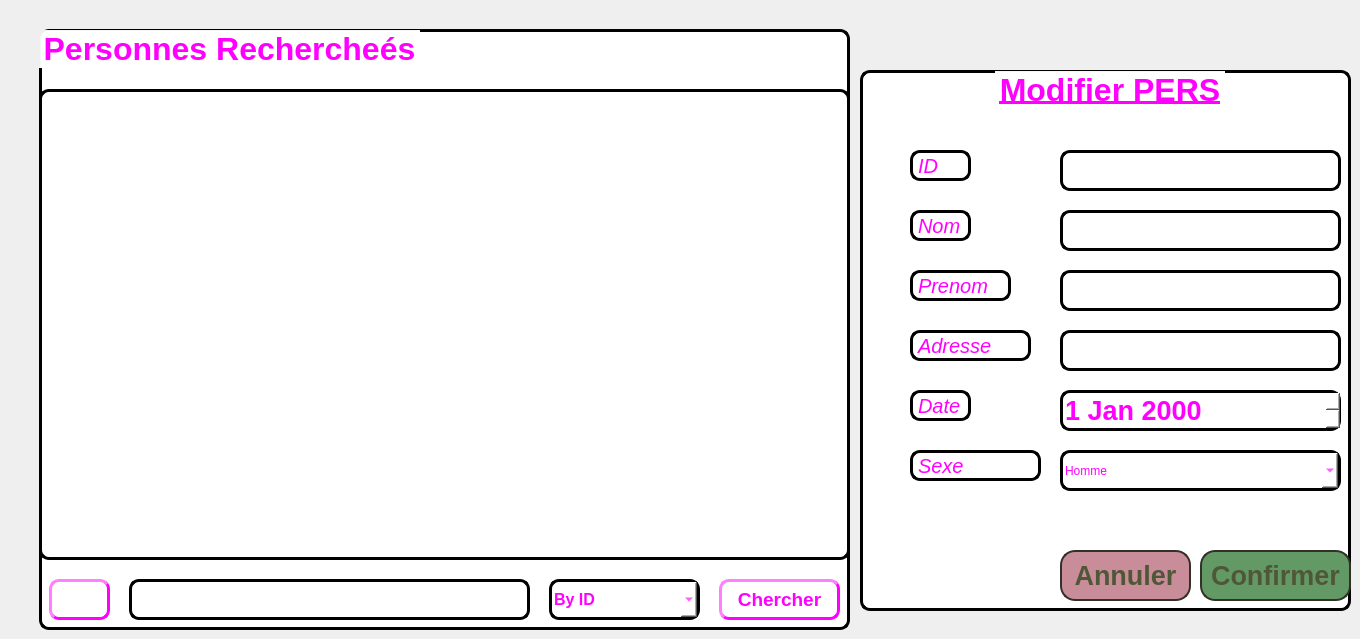
    <widget class="QWidget" name="modifier_page6">
     <widget class="QGroupBox" name="groupBox_96">
      <property name="geometry">
       <rect>
        <x>860</x>
        <y>70</y>
        <width>491</width>
        <height>541</height>
       </rect>
      </property>
      <property name="font">
       <font>
        <pointsize>24</pointsize>
        <weight>75</weight>
        <bold>true</bold>
        <underline>true</underline>
        <stylestrategy>PreferDefault</stylestrategy>
       </font>
      </property>
      <property name="styleSheet">
       <string notr="true">background-color:white; 
color: rgb(255, 0, 255);
border-style:outset ; 
border-width:3px ; 
border-radius:10px;</string>
      </property>
      <property name="title">
       <string>Modifier PERS</string>
      </property>
      <property name="alignment">
       <set>Qt::AlignCenter</set>
      </property>
      <property name="flat">
       <bool>true</bool>
      </property>
      <property name="checkable">
       <bool>false</bool>
      </property>
      <widget class="QPushButton" name="annuler_M6">
       <property name="geometry">
        <rect>
         <x>200</x>
         <y>480</y>
         <width>131</width>
         <height>51</height>
        </rect>
       </property>
       <property name="font">
        <font>
         <family>MS UI Gothic</family>
         <pointsize>20</pointsize>
         <weight>75</weight>
         <bold>true</bold>
         <underline>false</underline>
         <strikeout>false</strikeout>
         <kerning>true</kerning>
        </font>
       </property>
       <property name="styleSheet">
        <string notr="true">box-shadow: 0px 1px 0px 0px #1c1b18;
	background:linear-gradient(to bottom, #eae0c2 5%, #ccc2a6 100%);
	background-color:#c88d98;
	border-radius:15px;
	border:2px solid #333029;
	display:inline-block;
	cursor:pointer;
	color:#505739;
	font-weight:bold;
	padding:0px 0 px;
	text-decoration:none;
	text-shadow:0px 1px 0px #ffffff;</string>
       </property>
       <property name="text">
        <string>Annuler</string>
       </property>
      </widget>
      <widget class="QPushButton" name="confirmerM_R6">
       <property name="geometry">
        <rect>
         <x>340</x>
         <y>480</y>
         <width>151</width>
         <height>51</height>
        </rect>
       </property>
       <property name="font">
        <font>
         <family>MS UI Gothic</family>
         <pointsize>20</pointsize>
         <weight>75</weight>
         <bold>true</bold>
         <underline>false</underline>
         <strikeout>false</strikeout>
         <kerning>true</kerning>
        </font>
       </property>
       <property name="styleSheet">
        <string notr="true">box-shadow: 0px 1px 0px 0px #1c1b18;
	background:linear-gradient(to bottom, #eae0c2 5%, #ccc2a6 100%);
	background-color:#639965;
	border-radius:15px;
	border:2px solid #333029;
	display:inline-block;
	cursor:pointer;
	color:#505739;
	font-weight:bold;
	padding:0px 0 px;
	text-decoration:none;
	text-shadow:0px 1px 0px #ffffff;</string>
       </property>
       <property name="text">
        <string>Confirmer</string>
       </property>
      </widget>
      <widget class="QLabel" name="label_66">
       <property name="geometry">
        <rect>
         <x>50</x>
         <y>260</y>
         <width>121</width>
         <height>31</height>
        </rect>
       </property>
       <property name="font">
        <font>
         <pointsize>15</pointsize>
         <weight>50</weight>
         <italic>true</italic>
         <bold>false</bold>
         <underline>false</underline>
         <stylestrategy>PreferDefault</stylestrategy>
        </font>
       </property>
       <property name="text">
        <string>Adresse</string>
       </property>
      </widget>
      <widget class="QLabel" name="label_76">
       <property name="geometry">
        <rect>
         <x>50</x>
         <y>200</y>
         <width>101</width>
         <height>31</height>
        </rect>
       </property>
       <property name="font">
        <font>
         <pointsize>15</pointsize>
         <weight>50</weight>
         <italic>true</italic>
         <bold>false</bold>
         <underline>false</underline>
         <stylestrategy>PreferDefault</stylestrategy>
        </font>
       </property>
       <property name="text">
        <string>Prenom</string>
       </property>
      </widget>
      <widget class="QDateEdit" name="dateEdit_dateA_26">
       <property name="geometry">
        <rect>
         <x>200</x>
         <y>320</y>
         <width>281</width>
         <height>41</height>
        </rect>
       </property>
       <property name="font">
        <font>
         <family>MS UI Gothic</family>
         <pointsize>20</pointsize>
         <weight>75</weight>
         <bold>true</bold>
         <underline>false</underline>
         <stylestrategy>PreferDefault</stylestrategy>
        </font>
       </property>
      </widget>
      <widget class="QLabel" name="label_86">
       <property name="geometry">
        <rect>
         <x>50</x>
         <y>380</y>
         <width>131</width>
         <height>31</height>
        </rect>
       </property>
       <property name="font">
        <font>
         <pointsize>15</pointsize>
         <weight>50</weight>
         <italic>true</italic>
         <bold>false</bold>
         <underline>false</underline>
         <stylestrategy>PreferDefault</stylestrategy>
        </font>
       </property>
       <property name="text">
        <string>Sexe</string>
       </property>
      </widget>
      <widget class="QLineEdit" name="name_line_26">
       <property name="geometry">
        <rect>
         <x>200</x>
         <y>140</y>
         <width>281</width>
         <height>41</height>
        </rect>
       </property>
       <property name="font">
        <font>
         <family>MS UI Gothic</family>
         <pointsize>20</pointsize>
         <weight>50</weight>
         <bold>false</bold>
         <underline>false</underline>
         <stylestrategy>PreferDefault</stylestrategy>
        </font>
       </property>
      </widget>
      <widget class="QLabel" name="label_126">
       <property name="geometry">
        <rect>
         <x>50</x>
         <y>140</y>
         <width>61</width>
         <height>31</height>
        </rect>
       </property>
       <property name="font">
        <font>
         <pointsize>15</pointsize>
         <weight>50</weight>
         <italic>true</italic>
         <bold>false</bold>
         <underline>false</underline>
         <stylestrategy>PreferDefault</stylestrategy>
        </font>
       </property>
       <property name="text">
        <string>Nom</string>
       </property>
      </widget>
      <widget class="QLineEdit" name="prenom_line_26">
       <property name="geometry">
        <rect>
         <x>200</x>
         <y>200</y>
         <width>281</width>
         <height>41</height>
        </rect>
       </property>
       <property name="font">
        <font>
         <family>MS UI Gothic</family>
         <pointsize>20</pointsize>
         <weight>50</weight>
         <bold>false</bold>
         <underline>false</underline>
         <stylestrategy>PreferDefault</stylestrategy>
        </font>
       </property>
      </widget>
      <widget class="QLineEdit" name="id_line_26">
       <property name="geometry">
        <rect>
         <x>200</x>
         <y>80</y>
         <width>281</width>
         <height>41</height>
        </rect>
       </property>
       <property name="font">
        <font>
         <family>MS UI Gothic</family>
         <pointsize>20</pointsize>
         <weight>50</weight>
         <bold>false</bold>
         <underline>false</underline>
         <stylestrategy>PreferDefault</stylestrategy>
        </font>
       </property>
       <property name="text">
        <string/>
       </property>
      </widget>
      <widget class="QLabel" name="label_96">
       <property name="geometry">
        <rect>
         <x>50</x>
         <y>80</y>
         <width>61</width>
         <height>31</height>
        </rect>
       </property>
       <property name="font">
        <font>
         <pointsize>15</pointsize>
         <weight>50</weight>
         <italic>true</italic>
         <bold>false</bold>
         <underline>false</underline>
         <stylestrategy>PreferDefault</stylestrategy>
        </font>
       </property>
       <property name="text">
        <string>ID</string>
       </property>
      </widget>
      <widget class="QLabel" name="label_106">
       <property name="geometry">
        <rect>
         <x>50</x>
         <y>320</y>
         <width>61</width>
         <height>31</height>
        </rect>
       </property>
       <property name="font">
        <font>
         <pointsize>15</pointsize>
         <weight>50</weight>
         <italic>true</italic>
         <bold>false</bold>
         <underline>false</underline>
         <stylestrategy>PreferDefault</stylestrategy>
        </font>
       </property>
       <property name="text">
        <string>Date</string>
       </property>
      </widget>
      <widget class="QComboBox" name="comboBox_36">
       <property name="geometry">
        <rect>
         <x>200</x>
         <y>380</y>
         <width>281</width>
         <height>41</height>
        </rect>
       </property>
       <item>
        <property name="text">
         <string>Homme</string>
        </property>
       </item>
       <item>
        <property name="text">
         <string>Femme</string>
        </property>
       </item>
      </widget>
      <widget class="QLineEdit" name="lineEdit_idA_76">
       <property name="geometry">
        <rect>
         <x>200</x>
         <y>260</y>
         <width>281</width>
         <height>41</height>
        </rect>
       </property>
       <property name="font">
        <font>
         <family>MS UI Gothic</family>
         <pointsize>20</pointsize>
         <weight>50</weight>
         <bold>false</bold>
         <underline>false</underline>
         <stylestrategy>PreferDefault</stylestrategy>
        </font>
       </property>
      </widget>
     </widget>
     <widget class="QGroupBox" name="groupBox_106">
      <property name="geometry">
       <rect>
        <x>39</x>
        <y>29</y>
        <width>811</width>
        <height>601</height>
       </rect>
      </property>
      <property name="font">
       <font>
        <pointsize>24</pointsize>
        <weight>75</weight>
        <bold>true</bold>
       </font>
      </property>
      <property name="styleSheet">
       <string notr="true">background-color:white; 
color: rgb(255, 0, 255);
border-style:outset ; 
border-width:3px ; 
border-radius:10px;</string>
      </property>
      <property name="title">
       <string>Personnes Rechercheés</string>
      </property>
      <widget class="QTableView" name="tableView_76">
       <property name="geometry">
        <rect>
         <x>0</x>
         <y>60</y>
         <width>811</width>
         <height>471</height>
        </rect>
       </property>
       <property name="font">
        <font>
         <pointsize>13</pointsize>
         <weight>75</weight>
         <bold>true</bold>
        </font>
       </property>
       <property name="alternatingRowColors">
        <bool>true</bool>
       </property>
       <property name="gridStyle">
        <enum>Qt::DashDotLine</enum>
       </property>
       <property name="sortingEnabled">
        <bool>true</bool>
       </property>
       <attribute name="horizontalHeaderMinimumSectionSize">
        <number>100</number>
       </attribute>
       <attribute name="horizontalHeaderDefaultSectionSize">
        <number>152</number>
       </attribute>
      </widget>
      <widget class="QPushButton" name="pushButton_386">
       <property name="geometry">
        <rect>
         <x>10</x>
         <y>550</y>
         <width>61</width>
         <height>41</height>
        </rect>
       </property>
       <property name="text">
        <string/>
       </property>
       <property name="icon">
        <iconset>
         <normaloff>:/resouces/Untitled-1.png</normaloff>:/resouces/Untitled-1.png</iconset>
       </property>
       <property name="iconSize">
        <size>
         <width>40</width>
         <height>30</height>
        </size>
       </property>
      </widget>
      <widget class="QPlainTextEdit" name="plainTextEdit_56">
       <property name="geometry">
        <rect>
         <x>90</x>
         <y>550</y>
         <width>401</width>
         <height>41</height>
        </rect>
       </property>
      </widget>
      <widget class="QComboBox" name="comboBox_106">
       <property name="geometry">
        <rect>
         <x>510</x>
         <y>550</y>
         <width>151</width>
         <height>41</height>
        </rect>
       </property>
       <property name="font">
        <font>
         <pointsize>12</pointsize>
         <weight>75</weight>
         <bold>true</bold>
        </font>
       </property>
       <item>
        <property name="text">
         <string>By ID</string>
        </property>
       </item>
       <item>
        <property name="text">
         <string>By Modele</string>
        </property>
       </item>
       <item>
        <property name="text">
         <string>By Date_Achat</string>
        </property>
       </item>
      </widget>
      <widget class="QPushButton" name="pushButton_396">
       <property name="geometry">
        <rect>
         <x>680</x>
         <y>550</y>
         <width>121</width>
         <height>41</height>
        </rect>
       </property>
       <property name="font">
        <font>
         <pointsize>14</pointsize>
         <weight>75</weight>
         <bold>true</bold>
        </font>
       </property>
       <property name="text">
        <string>Chercher</string>
       </property>
      </widget>
     </widget>
    </widget>
